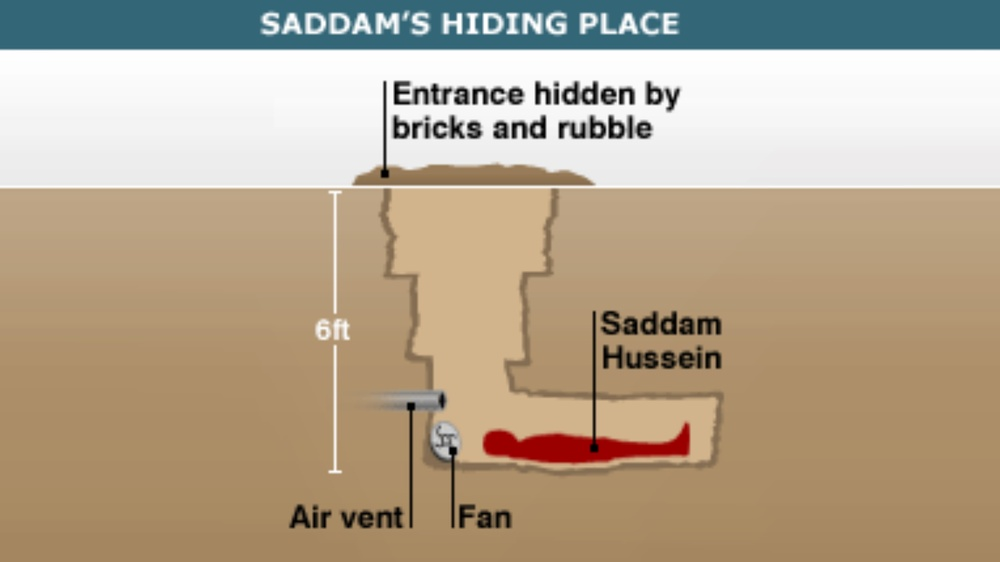
#> input picture images/5fbjb0.jpg, 1000 x 562 px, shrunk from 1600 x 900 before the run; its folder holds 4 pictures in this run
$ python expandhistColor.py
#> lines starting #> are read from the running program, lines starting #| are printed output that depends on the picture
### scripts/utils/generalutils.py

import os
import numpy as np
import matplotlib.pyplot as plt
from pathlib import Path
import glob

def select_imagem():

    basepath =  Path(__file__).resolve().parent.parent.parent

    basepath = basepath /'images'

    os.chdir(basepath)

    python_files = glob.glob("*")


    file_num = 0
    running = True


    while running:
        file_num = 0
        for file in python_files:

            print(file_num,"-",file)
            file_num+=1


        file_choice=int(input("Pick number to select a file,"))

        if(file_choice>=len(python_files)):
            print("Inavlid file....")
            running = False
        else:
            nomeimagem = basepath/python_files[file_choice]

        return str(nomeimagem)
#> this loop made 1 pass; the answer given on pass 1: 1

def split_colors(imagem):

    blue = np.zeros((imagem.shape[0],imagem.shape[1],imagem.shape[2]), dtype = np.uint8)
    green = np.zeros((imagem.shape[0],imagem.shape[1],imagem.shape[2]), dtype = np.uint8)
    red = np.zeros((imagem.shape[0],imagem.shape[1],imagem.shape[2]), dtype = np.uint8)

    gray =  np.zeros( (imagem.shape[0], imagem.shape[1]), dtype = np.uint8 )

    blue[:,:,0] = imagem[:,:,0]
    green[:,:,1] = imagem[:,:,1]
    red[:,:,2] = imagem[:,:,2]

    for i in range(imagem.shape[0]):
        for j in range(imagem.shape[1]):
            gray[i,j] = blue[i,j,0]/3 + green[i,j,1]/3 + red[i,j,2]/3


    return gray, blue, green, red


# [8 lines left out: function adjustpart, not called in this run]


### scripts/utils/graphutils.py
import cv2
import os
import numpy as np
import matplotlib.pyplot as plt

# [15 lines left out: function singleHists, not called in this run]


def calcHists(gray, blue, green, red, imagem):
    arr0 = [0] * 256
    base = [0] * 256


    for b in range(256):
        base[b] = b

    for i in gray:
        for j in i:
            arr0[j] += 1
    data = arr0

    blue_hist= [0] * 256
    green_hist = [0] * 256
    red_hist = [0] * 256

    for i in range(imagem.shape[0]):
            for j in range(imagem.shape[1]):
                blue_hist[blue[i,j,0]] += 1
                green_hist[green[i,j,1]] += 1
                red_hist[red[i,j,2]] += 1

    return base, data, blue_hist, green_hist, red_hist

def plothists(base, blue_hist, green_hist, red_hist, data):
    fig, axs = plt.subplots(2, 2, figsize=(12, 10))
    fig.suptitle('Different Datasets Histograms', fontsize=16)

    axs[0, 0].bar(base, data, color='grey')
    axs[0, 0].set_title('Grey Dataset')
    axs[0, 0].set_xlabel('Values')
    axs[0, 0].set_ylabel('Frequency')

    # Blue dataset
    axs[0, 1].bar(base, blue_hist, color='blue')
    axs[0, 1].set_title('Blue Dataset')
    axs[0, 1].set_xlabel('Values')
    axs[0, 1].set_ylabel('Frequency')

    # Green dataset
    axs[1, 0].bar(base, green_hist, color='green')
    axs[1, 0].set_title('Green Dataset')
    axs[1, 0].set_xlabel('Values')
    axs[1, 0].set_ylabel('Frequency')

    # Red dataset
    axs[1, 1].bar(base, red_hist, color='red')
    axs[1, 1].set_title('Red Dataset')
    axs[1, 1].set_xlabel('Values')
    axs[1, 1].set_ylabel('Frequency')

    # Adjust layout for better appearance
    plt.tight_layout(rect=[0, 0, 1, 0.96])
    plt.show()

# [178 lines left out: functions plot, plotGrayOnly, compareplotGrayOnly, compareplotGrayOnlyThree, detectvaley, generatehist, not called in this run]

### scripts/utils/colorutils.py
import cv2
import os
import numpy as np
import matplotlib.pyplot as plt

# [77 lines left out: functions combine_bgr, make_blue, make_green, make_red, not called in this run]

def exphisColor(color, index):
    expanded =  np.zeros( (color.shape[0], color.shape[1], color.shape[2]), dtype = np.uint8 )

    r1 = int(input("r1: "))
    r2 = int(input("r2: "))

    for i in range(color.shape[0]):
        for j in range(color.shape[1]):

            if(color[i,j, index]<=r1):
                expanded[i,j, index] = 0
            if(color[i,j, index]>=r2):
                expanded[i,j, index]=255
            else:
                expanded[i,j, index] = 255*np.abs((color[i,j, index]-r1)/(r2-r1))


    return expanded

# [65 lines left out: functions normalized_color, generate_normalized_colored_img, negative_color, not called in this run]

### scripts/expandhistColor.py

import cv2
from utils.generalutils import *
from utils.graphutils import calcHists
from utils.colorutils import exphisColor, combine_bgr
from utils.graphutils import plothists


nomeimagem = select_imagem()

imagem = cv2.imread(nomeimagem)
#> imagem is the input picture: shape (562, 1000, 3); mean B, G, R 142.4, 164.7, 180.2


print("lenght: ")

print(imagem.shape[1])
#| 1000

print("height: ")
print(imagem.shape[0])
#| 562


print("Channels: ")
print(imagem.shape[2])
#| 3

gray, blue, green, red = split_colors(imagem)
#> in split_colors, `blue[:,:,0] = imagem[:,:,0]`:
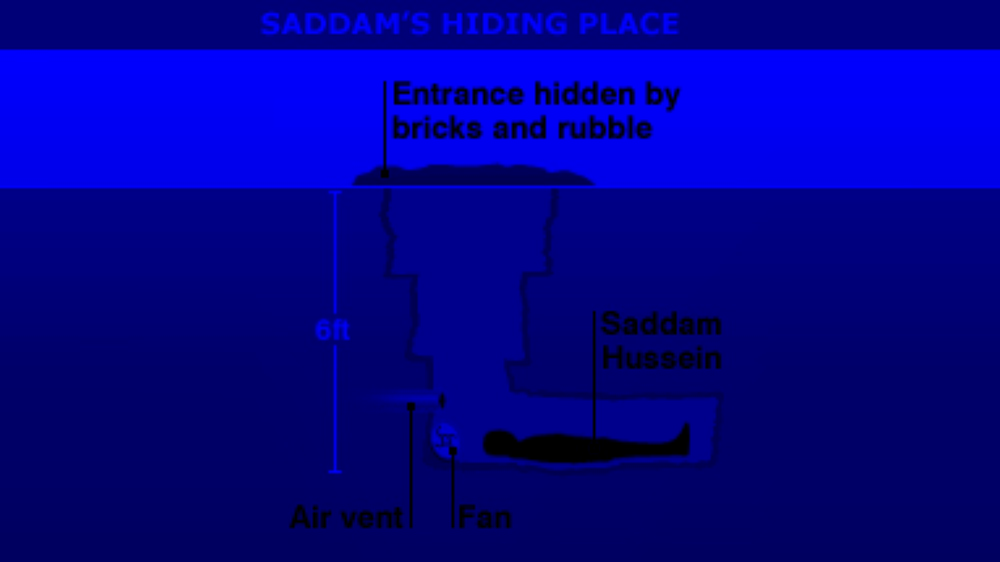
#> blue: shape (562, 1000, 3); mean B, G, R 142.4, 0, 0
#> in split_colors, `green[:,:,1] = imagem[:,:,1]`:
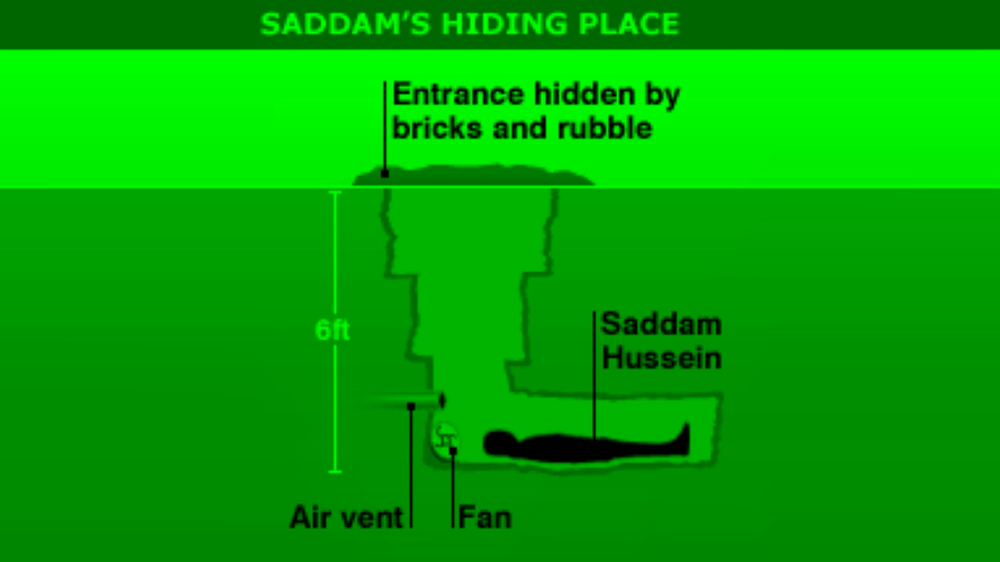
#> green: shape (562, 1000, 3); mean B, G, R 0, 164.7, 0
#> in split_colors, `red[:,:,2] = imagem[:,:,2]`:
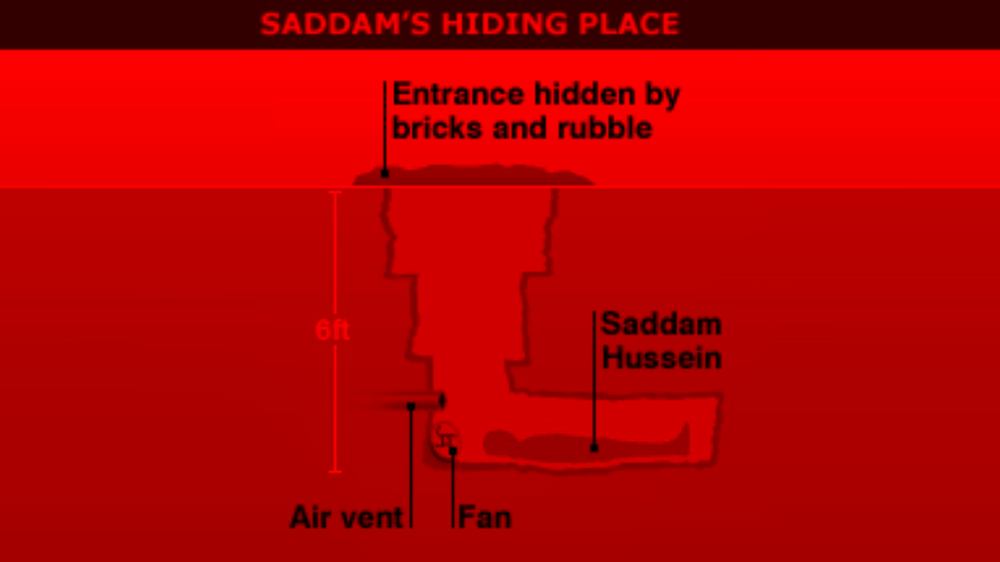
#> red: shape (562, 1000, 3); mean B, G, R 0, 0, 180.2
#> after the loop in split_colors, `for i in range(imagem.shape[0]):`:
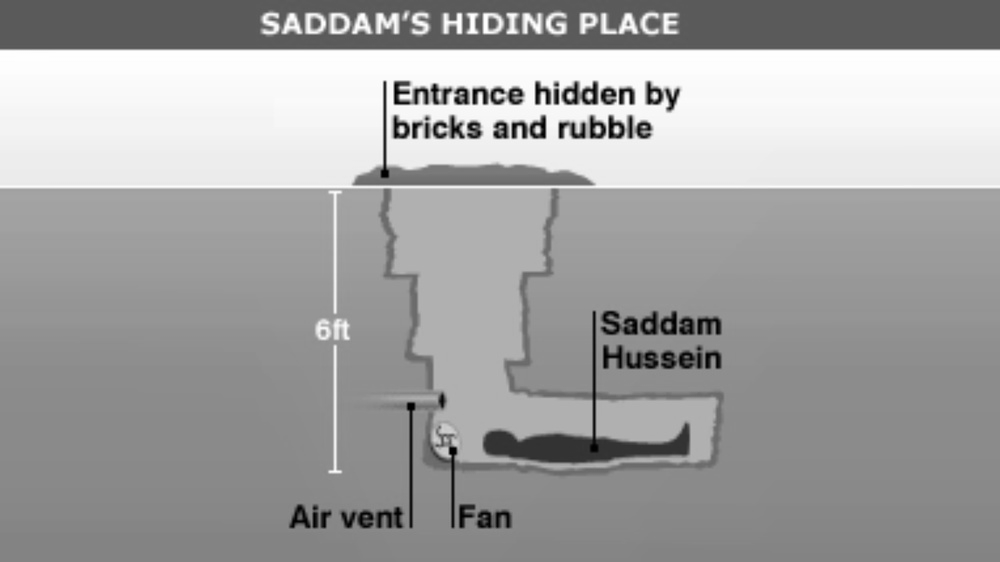
#> gray: shape (562, 1000); min 0, max 255, mean 162.2

base, data, blue_hist, green_hist, red_hist = calcHists(gray, blue, green, red, imagem)
#> after the loop in calcHists, `for i in gray:`: arr0 = 256 values, max 30658 at index 176, min 36 at index 255, mean 2195.3
#> in calcHists, `data = arr0`: data has the same summary as arr0
#> base = 256 values from 0 to 255; data has the same summary as arr0 in calcHists; blue_hist = 256 values, max 35184 at index 119, min 75 at index 193, mean 2195.3; green_hist = 256 values, max 32335 at index 143, min 85 at index 42, mean 2195.3; red_hist = 256 values, max 29150 at index 209, min 41 at index 3, mean 2195.3

# Original dataset (grey)
plothists(base, blue_hist, green_hist, red_hist, data)
#> in plothists, `plt.show()`:
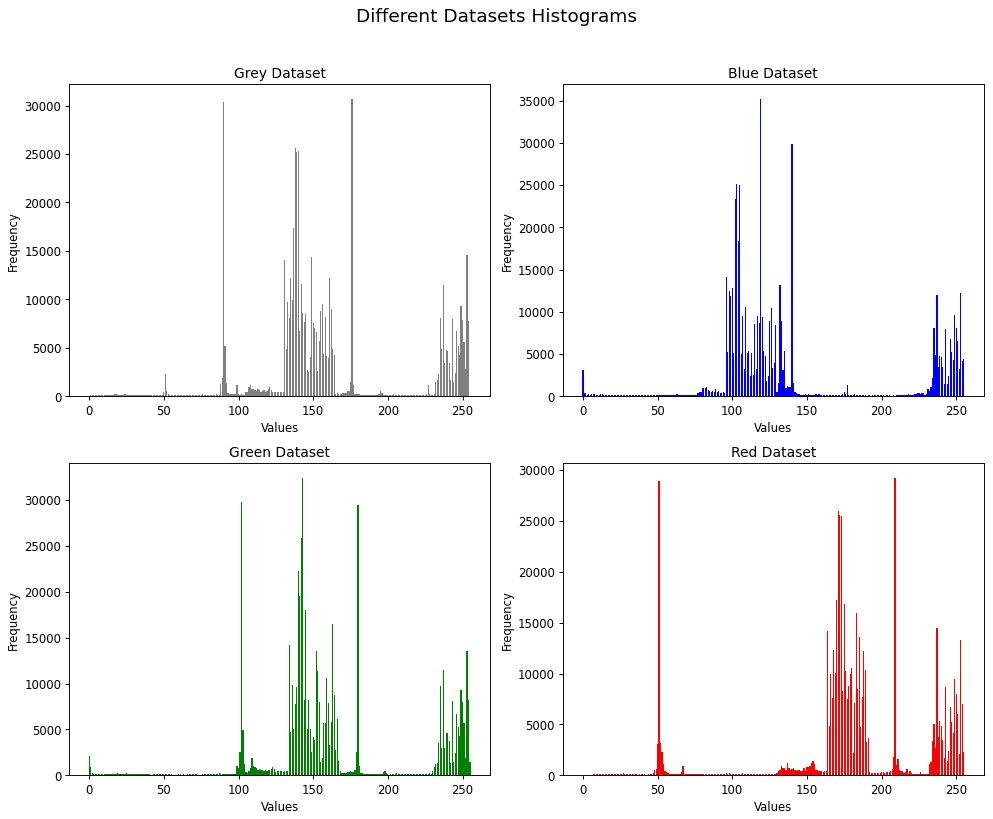
#> figure drawn by matplotlib, 4 panels; panel 1: tallest bar 30658 high, from x = 175.6 to 176.4; panel 2: tallest bar 35184 high, from x = 118.6 to 119.4; panel 3: tallest bar 32335 high, from x = 142.6 to 143.4; panel 4: tallest bar 29150 high, from x = 208.6 to 209.4


blue_img = exphisColor(blue, 0)
#> the answer given: 3
#> the answer given: 3
#> after the loop in exphisColor, `for i in range(color.shape[0]):`:
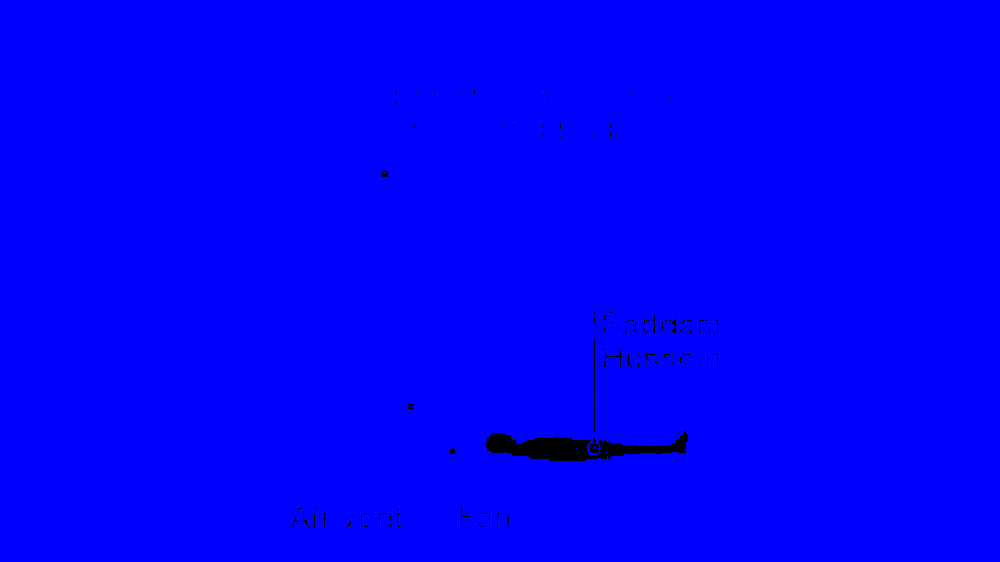
#> expanded: shape (562, 1000, 3); mean B, G, R 253.2, 0, 0
green_img = exphisColor(green, 1)
#> call 2 of exphisColor, with index = 1
#> the answer given: 3
#> the answer given: 3
#> after the loop in exphisColor (call 2), `for i in range(color.shape[0]):`:
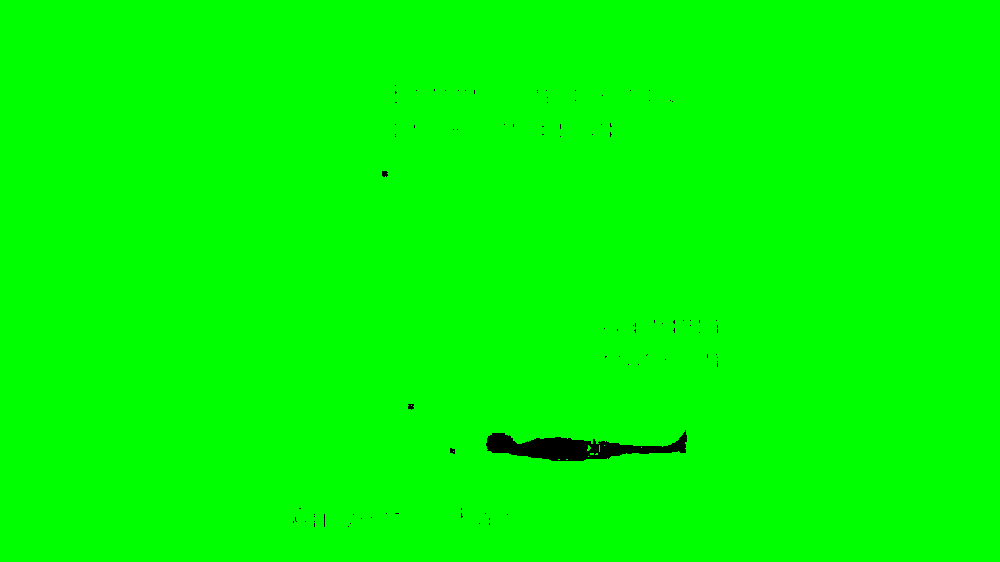
#> expanded: shape (562, 1000, 3); mean B, G, R 0, 253.5, 0
red_img = exphisColor(red, 2)
#> the answer given: 3
#> (the run stopped early here; a loop or call above may not have finished)
